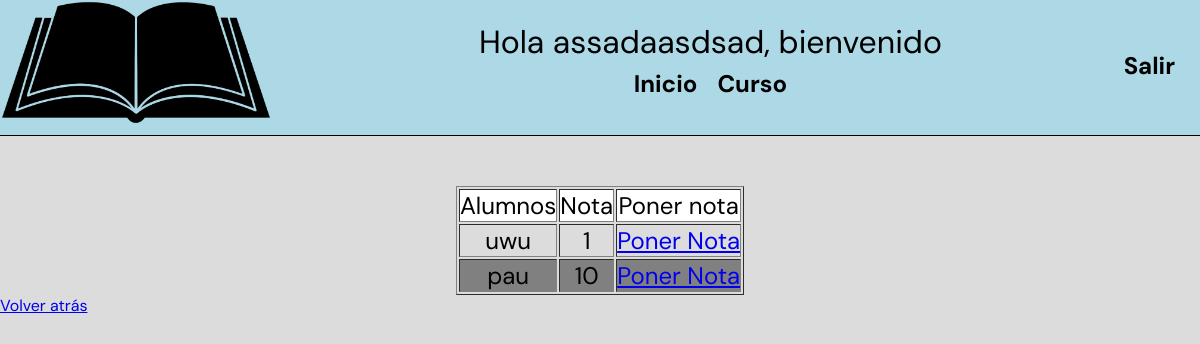
The page /Nota.php?id=1 (signed in) on the database as committed earlier.
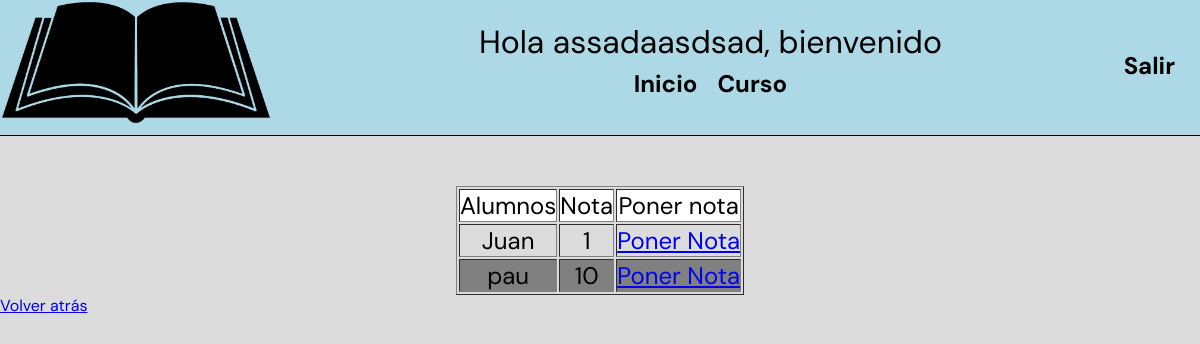
The same page on the database as committed later.
### tables this page shows
CREATE TABLE `matriculas` (
  `Codi` int(11) NOT NULL,
  `Email_Alumnos` varchar(50) NOT NULL,
  `Nota` int(2) DEFAULT NULL
);

CREATE TABLE `alumnos` (
  `Email` varchar(50) NOT NULL,
  `DNI` varchar(9) NOT NULL,
  `Nom` text NOT NULL,
  `Password` varchar(50) NOT NULL,
  `Cognoms` text NOT NULL,
  `Edat` int(11) NOT NULL,
  `Foto` varchar(100) NOT NULL
);

### Nota.php (the view, shortened to what this page needs)
<!DOCTYPE html>
<html lang="en">
    <head>
        <link href="Nota.css" rel="stylesheet" type="text/css">
    </head>
    <body>
        <header>
                <div class="div">
                    <img src="book-png.png" alt="Logo" witdth="125px" height="125px">
                    <?php
                    if(!isset($_SESSION['rol'])){
                        ?>  <div class="headerAll">
                            <a class="header" href="SignInAdmin.php">Inicar Sessión como administrador</a><br>
                            <a class="header" href="SignIn.php">Inicar Sessión como alumno</a><br>
                            <a class="header" href="SignInProfesor.php">Inicar Sessión Como profesor</a><br>
                            <a class="header" href="SignUp.php">Registrarse</a><br>
                            <div class="header2">No has iniciado sessión</div>
                            </div>
                        <?php
                    }else if($_SESSION['rol']=='profesor'){
                        ?>
                        <div class="DivMenu">
                            <div class="inicioSession">Hola <?php echo($_SESSION['NombreHeader'])  ?>, bienvenido</div>
                            <nav>
                                <ul class="generalAll">
                                    <li><a href="index.php" class="general">Inicio</a></li>
                                    <li><a href="cursos.php" class="general">Curso</a></li>
                                </ul>
                            </nav>
                        </div>
                        <a href="SignOut.php" class="SignOut">Salir</a>
                        <?php
                    }
                    ?>
                </div>
            </header>
            <div class="content">
                <?php
                    if(isset($_SESSION['rol'])){
                        if($_SESSION['rol']=='profesor'){
                            $connection= connection();
                            $sql= "SELECT Alumnos.Nom,Alumnos.Email,matriculas.Nota,matriculas.Codi FROM Alumnos INNER JOIN matriculas ON Alumnos.Email=matriculas.Email_Alumnos WHERE matriculas.Codi= '".$_GET['id']."'";
                            if($result= mysqli_query($connection, $sql)){
                                while($row= $result->fetch_assoc()){
                                    $llista[]= $row;
                                }
                            }
                            if(isset($llista)){
                                echo "<table border>";
                                echo "<tr>";
                                echo "<td>Alumnos</td>";
                                echo "<td>Nota</td>";
                                echo "<td>Poner nota</td>";
                                echo "</tr>";
                                foreach($llista as $clave1 => $valor1){
                                    if($result= mysqli_query($connection, $sql)){
                                        $sql1= "SELECT Data_inici, Data_final FROM cursos WHERE cursos.codi = ".$valor1['Codi']."";
                                        if($result1= mysqli_query($connection, $sql1)){
                                            while($row1= $result1->fetch_assoc()){
                                                $llista1[]= $row1;
                                            }
                                        }
                                        echo "<tr>";
                                        echo "<td>".$valor1['Nom']."</td>";
                                        echo "<td>".$valor1['Nota']."</td>";
                                        if($llista1[$clave1]['Data_final']<date("Y-m-d")){
                                            echo "<td><a href='PonerNota.php?Email=".$valor1['Email']."&id=".$valor1['Codi']."  '>Poner Nota</a></td>";
                                        }
                                        else{
                                            echo "<td>El curso no ha acabado todavía</td>";
                                        }
                                        echo "</tr>";
                                    }
                                }
                                echo "</table>";
                            }else{
                                echo "No hay alumnos en este curso<br>";
                            }
                        }
                    }else{
                        echo "No deberís estar aquí<br> ";
                    }
                ?>
            </div>
            <a href="index.php">Volver atrás</a>
    </body>
</html>

Rows that differ between the two databases and show on the page:
changed through a linked row, matriculas: Email_Alumnos.Nom "uwu" → "Juan"
